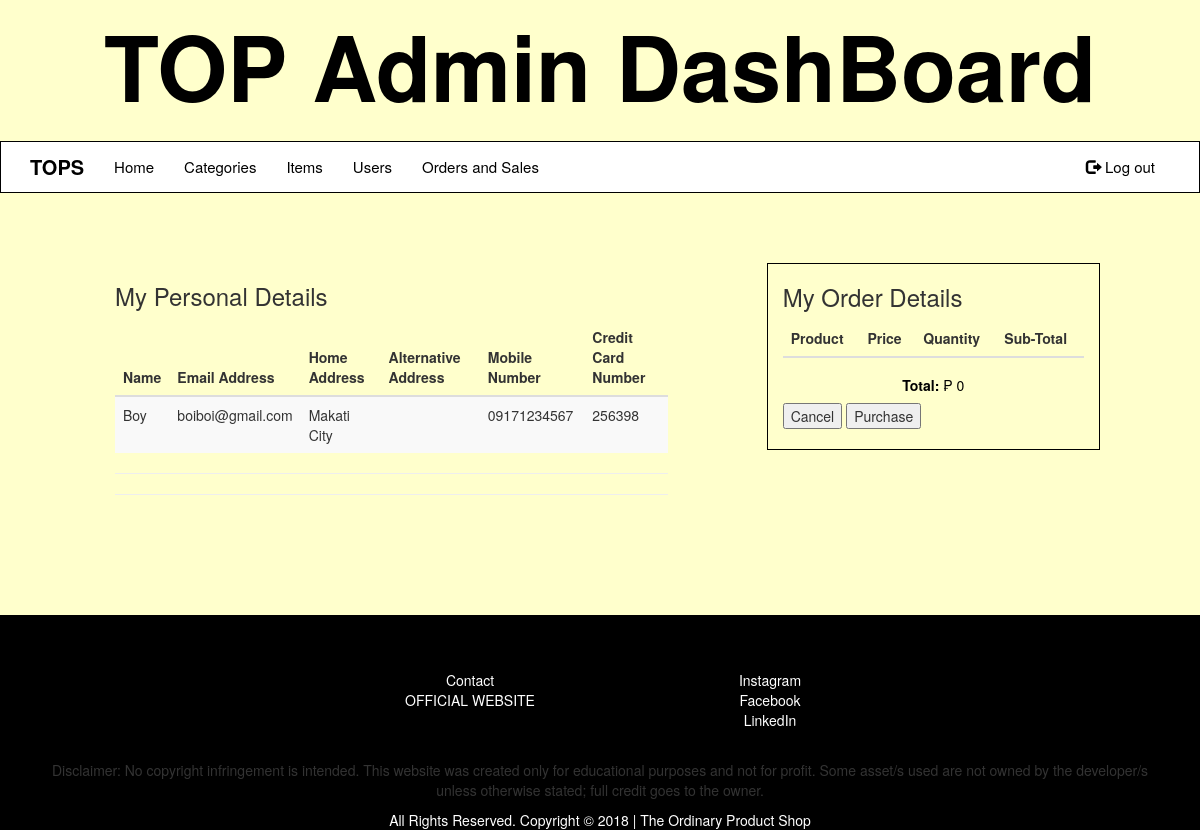
The page /checkout_counter.php (signed in) on the database its author committed.
### tables this page shows
CREATE TABLE `users` (
  `id` int(11) NOT NULL,
  `name` varchar(255) NOT NULL,
  `role` varchar(255) NOT NULL,
  `email` varchar(255) NOT NULL,
  `password` varchar(255) NOT NULL,
  `home_address` varchar(255) NOT NULL,
  `alternative_address` varchar(255) NOT NULL,
  `mobile_number` varchar(255) NOT NULL,
  `credit_card_no` varchar(255) NOT NULL
);

### checkout_counter.php (the view, shortened to what this page needs)
<?php
if (isset($_SESSION["name"])) {
  include "navbar.php";
} else {
  header('location: homepage.php');
}
?>
<div class="container-fluid" id="cartpage">
  <div class="row">
    <div class="checkout_counter">
      <form action="checkout_counter_action.php" method="post">
        <div class="submission" id="orderDtails">
          <div class="col-lg-7">
      <h3>My Personal Details</h3>
  <?php
  $dataDetails = "<table class='table table-striped table-responsive'>
    <thead>
      <tr>
        <th>Name</th>
        <th>Email Address</th>
        <th>Home Address</th>
        <th>Alternative Address</th>
        <th>Mobile Number</th>
        <th>Credit Card Number</th>
      </tr>
    </thead>
    <tbody>";
  $name = $_SESSION['name'];
  include 'db_config.php';
  $sql = "SELECT * FROM users WHERE name = '$name'";
  $result = mysqli_query($conn, $sql);
  if(mysqli_num_rows($result) > 0){
    while ($row = mysqli_fetch_assoc($result)){
      $name = $row["name"];
      $email = $row["email"];
      $home_address = $row["home_address"];
      $alternative_address = $row["alternative_address"];
      $mobile_number = $row["mobile_number"];
      $credit_card_no = $row["credit_card_no"];
    }
  }
      $dataDetails .=
        "<tr>
            <td>$name</td><input hidden name='name' value='$name'>
            <td>$email</td>
            <td>$home_address</td>
            <td>$alternative_address</td>
            <td>$mobile_number</td>
            <td>$credit_card_no</td>
        </tr>
        </tbody></table>
              <hr>";
    echo $dataDetails;
     ?>
  <hr>
</div>
          <div class="col-lg-1"></div>
          <div class="col-lg-4" id="order1">
            <h3>My Order Details</h3>
              <?php
               $data = "<table class='table table-striped table-responsive'>
                    <thead>
                      <tr>
                        <th>Product</th>
                        <th>Price</th>
                        <th>Quantity</th>
                        <th>Sub-Total</th>
                      </tr>
                    </thead>
                    <tbody>";
                $grand_total = 0;
                $data .="</tbody>
                </table>
                              <h5 'text-right'><strong>Total:</strong> &#x20B1; <span id='grandTotal'>$grand_total </span><input hidden name='grand_total' value='$grand_total'></h5>";
                echo $data;
                ?>
                <button type="submit" name="cancel_button" class="align-right">Cancel</button>
                <button type="submit" name="purchase_button" id="purchaseButton">Purchase</button>
                <br>
                <br>
              </div>
<div class="col-xs-12 col-md-4 col-lg-1"></div>
    </form>
  </div>
</div>
</div>
<?php
include "footer.php";
?>

### trial/css/style.css (style rules this page uses)
body { background: #ffffcc; }
html, body, .carousel, .carousel-inner, .carousel-inner .item { height: 100%; }
.card-title, h5 { text-align: center; color: black; }
table { border-collapse: collapse; width: 100%; }
th, td { text-align: left; padding: 8px; }
#order1 { border: 1px solid black; }
#cartpage { margin-top: 70px; margin-bottom: 100px; margin-left: 100px; margin-right: 100px; }
#order1 { margin-bottom: 20px; }

### rows shown on the page
users: name "Boy", email "boiboi@gmail.com", home_address "Makati City", mobile_number "09171234567", credit_card_no "256398"

### other values the page prints
$grand_total "0"
